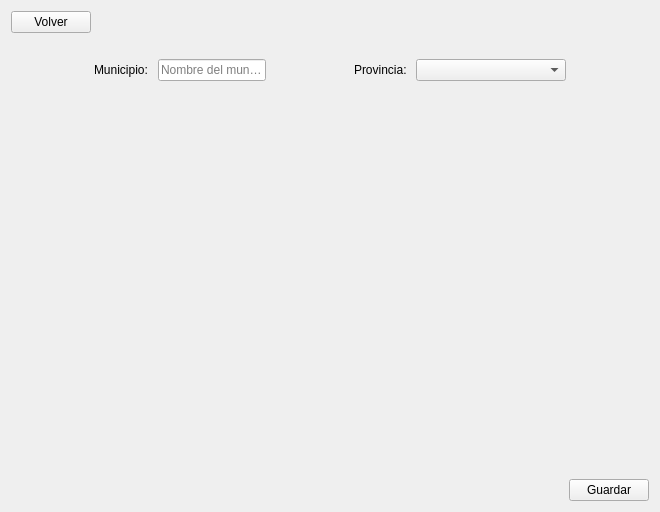
<?xml version="1.0" encoding="UTF-8"?>
<ui version="4.0">
 <class>MunicipiosForm</class>
 <widget class="QWidget" name="MunicipiosForm">
  <property name="geometry">
   <rect>
    <x>0</x>
    <y>0</y>
    <width>660</width>
    <height>512</height>
   </rect>
  </property>
  <property name="windowTitle">
   <string>Form</string>
  </property>
  <layout class="QVBoxLayout" name="verticalLayout">
   <item>
    <layout class="QHBoxLayout" name="horizontalLayout">
     <item>
      <widget class="QPushButton" name="bt_back">
       <property name="cursor">
        <cursorShape>PointingHandCursor</cursorShape>
       </property>
       <property name="text">
        <string>Volver</string>
       </property>
       <property name="icon">
        <iconset>
         <normaloff>images/back-arrow.svg</normaloff>images/back-arrow.svg</iconset>
       </property>
       <property name="iconSize">
        <size>
         <width>32</width>
         <height>32</height>
        </size>
       </property>
      </widget>
     </item>
     <item>
      <spacer name="horizontalSpacer">
       <property name="orientation">
        <enum>Qt::Horizontal</enum>
       </property>
       <property name="sizeHint" stdset="0">
        <size>
         <width>40</width>
         <height>20</height>
        </size>
       </property>
      </spacer>
     </item>
    </layout>
   </item>
   <item>
    <widget class="QPushButton" name="pushButton">
     <property name="styleSheet">
      <string notr="true">border: none;
background-color: rgba(255, 255, 255, 0);</string>
     </property>
     <property name="text">
      <string/>
     </property>
     <property name="icon">
      <iconset>
       <normaloff>images/location white.svg</normaloff>images/location white.svg</iconset>
     </property>
     <property name="iconSize">
      <size>
       <width>100</width>
       <height>100</height>
      </size>
     </property>
    </widget>
   </item>
   <item>
    <layout class="QHBoxLayout" name="horizontalLayout_2">
     <item>
      <spacer name="horizontalSpacer_5">
       <property name="orientation">
        <enum>Qt::Horizontal</enum>
       </property>
       <property name="sizeHint" stdset="0">
        <size>
         <width>40</width>
         <height>20</height>
        </size>
       </property>
      </spacer>
     </item>
     <item>
      <widget class="QLabel" name="label">
       <property name="text">
        <string>Municipio: </string>
       </property>
      </widget>
     </item>
     <item>
      <widget class="QLineEdit" name="municipio">
       <property name="placeholderText">
        <string>Nombre del municipio</string>
       </property>
      </widget>
     </item>
     <item>
      <spacer name="horizontalSpacer_3">
       <property name="orientation">
        <enum>Qt::Horizontal</enum>
       </property>
       <property name="sizeHint" stdset="0">
        <size>
         <width>40</width>
         <height>20</height>
        </size>
       </property>
      </spacer>
     </item>
     <item>
      <widget class="QLabel" name="label_2">
       <property name="text">
        <string>Provincia: </string>
       </property>
      </widget>
     </item>
     <item>
      <widget class="QComboBox" name="cb_provincia">
       <property name="minimumSize">
        <size>
         <width>150</width>
         <height>0</height>
        </size>
       </property>
       <property name="placeholderText">
        <string>Provincia</string>
       </property>
      </widget>
     </item>
     <item>
      <spacer name="horizontalSpacer_4">
       <property name="orientation">
        <enum>Qt::Horizontal</enum>
       </property>
       <property name="sizeHint" stdset="0">
        <size>
         <width>40</width>
         <height>20</height>
        </size>
       </property>
      </spacer>
     </item>
    </layout>
   </item>
   <item>
    <spacer name="verticalSpacer">
     <property name="orientation">
      <enum>Qt::Vertical</enum>
     </property>
     <property name="sizeHint" stdset="0">
      <size>
       <width>20</width>
       <height>259</height>
      </size>
     </property>
    </spacer>
   </item>
   <item>
    <layout class="QHBoxLayout" name="horizontalLayout_3">
     <item>
      <spacer name="horizontalSpacer_2">
       <property name="orientation">
        <enum>Qt::Horizontal</enum>
       </property>
       <property name="sizeHint" stdset="0">
        <size>
         <width>40</width>
         <height>20</height>
        </size>
       </property>
      </spacer>
     </item>
     <item>
      <widget class="QPushButton" name="bt_save">
       <property name="cursor">
        <cursorShape>PointingHandCursor</cursorShape>
       </property>
       <property name="text">
        <string>Guardar</string>
       </property>
       <property name="icon">
        <iconset>
         <normaloff>images/save.svg</normaloff>images/save.svg</iconset>
       </property>
       <property name="iconSize">
        <size>
         <width>32</width>
         <height>32</height>
        </size>
       </property>
      </widget>
     </item>
    </layout>
   </item>
  </layout>
 </widget>
 <resources/>
 <connections/>
</ui>
